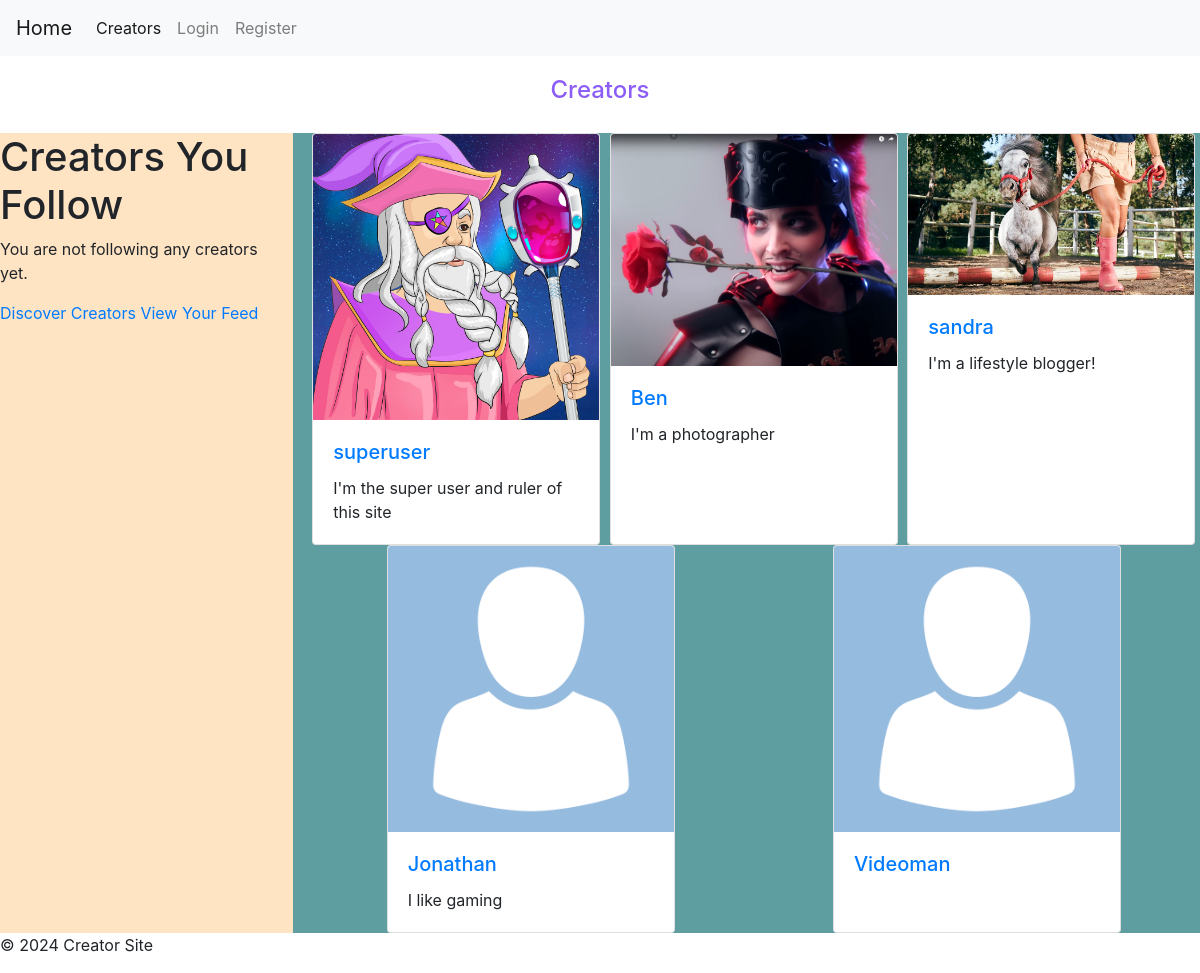
Page /creators/ on the earlier database version.
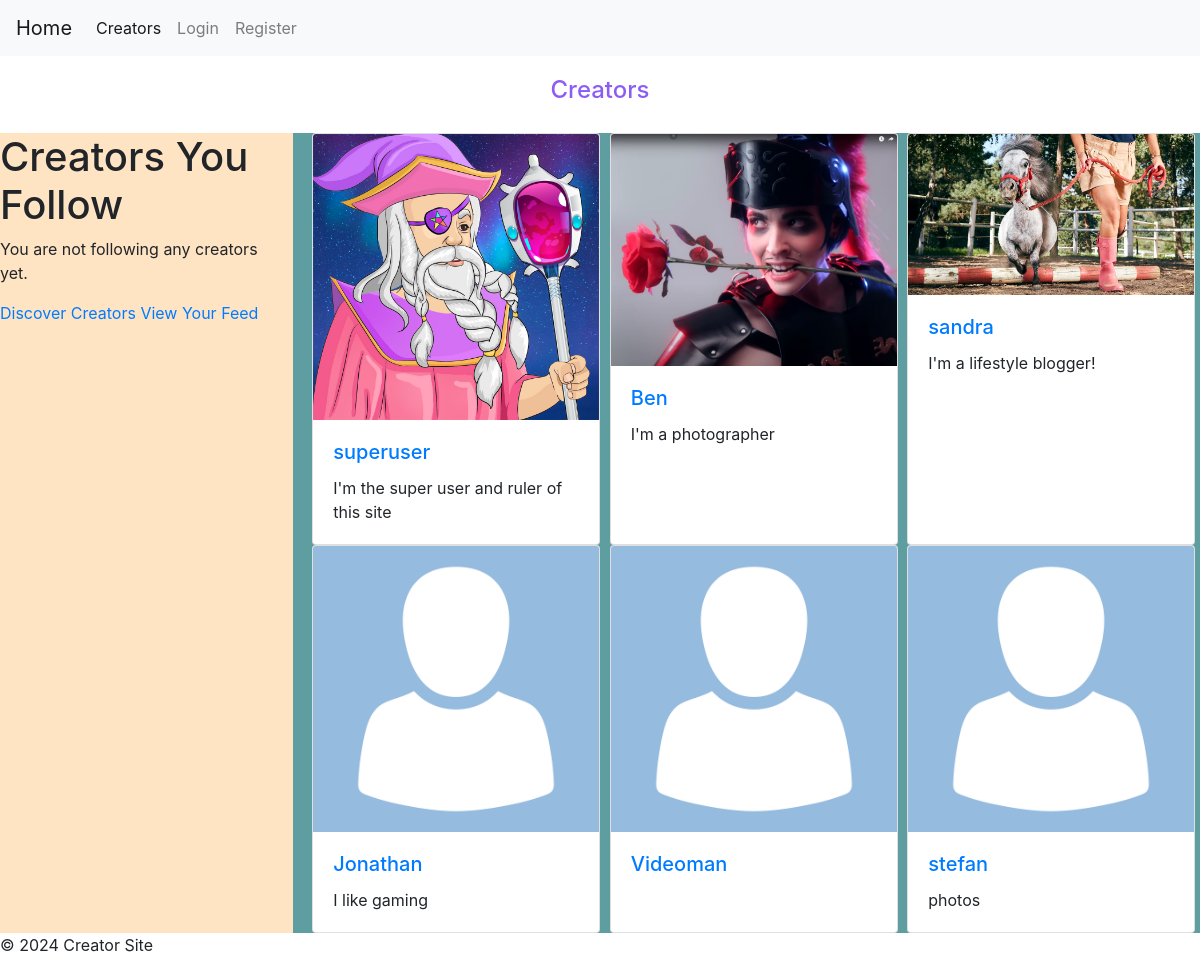
Same page on the later database version.
### creators/models.py (models this page shows, shortened)
class Creator(models.Model):
    CREATOR_TYPES = [
        ('PHOTOGRAPHER', 'Photographer'),
        ('GAME_DEVELOPER', 'Game Developer'),
        ('CONTENT_CREATOR', 'Content Creator'),
        ('ARTIST', 'Artist'),
        ('VOICE_ACTOR', 'Voice Actor'),
        ('OTHER', 'Other'),
    ]
    STATUS_CHOICES = [
        ('PENDING', 'Pending'),
        ('APPROVED', 'Approved'),
        ('REJECTED', 'Rejected'),
    ]
    user = models.OneToOneField(User, on_delete=models.CASCADE)
    avatar = models.ImageField(upload_to='creator_avatars/', null=True, blank=True)
    about_me = models.TextField(blank=True)
    creator_type = models.CharField(max_length=20, choices=CREATOR_TYPES, default='OTHER')
    status = models.CharField(max_length=10, choices=STATUS_CHOICES, default='PENDING')
    request_message = models.TextField(blank=True)
    followers = models.ManyToManyField(User, related_name='following', blank=True)

### creators/views.py (the view)
# urls.py: path('creators/', views.CreatorListView.as_view(), name='creator_list'),
class CreatorListView(ListView):
    model = Creator
    template_name = 'creators/creator_list.html'
    context_object_name = 'creators'
    def get_queryset(self):
        queryset = super().get_queryset()
        search_query = self.request.GET.get('search')
        if search_query:
            queryset = queryset.filter(
                Q(user__username__icontains=search_query) |
                Q(about_me__icontains=search_query)
            )
        return queryset

### creators/templates/creators/creator_list.html (shortened to what this page needs)
{% extends 'base.html' %}
{% load static %}
{% block content %}
    <h1 class="title">Creators</h1>
        <div class="row">
            <div class="col-md-3 creators-you-follow d-none d-md-block">
                <h1>Creators You Follow</h1>
                {% if followed_creators %}
                <ul>
                  {% for creator in followed_creators %}
                  <li>
                    <a href="{% url 'creator_aboutme' creator.pk %}">{{ creator.user.username }}</a>
                  </li>
                  {% endfor %}
                </ul>
                {% else %}
                <p>You are not following any creators yet.</p>
                {% endif %}
                <a href="{% url 'creator_list' %}">Discover Creators</a>
                <a href="{% url 'personalized_feed' %}">View Your Feed</a>
              </div>
            <div class="col-md-9 all-creators">
            {% for creator in creators %}
                <div class="card" style="width: 18rem;">
                    <a href="{% url 'creator_aboutme' username=creator.user.username %}">
                        {% if creator.avatar %}
                            <img class="card-img-top" src="{{ creator.avatar.url }}" alt="{{ creator.user.username }}'s avatar" class="avatar">
                        {% else %}
                            <img class="card-img-top" src="{% static 'images/placeholderavatar.png' %}" alt="{{ creator.user.username }}'s avatar" class="avatar">
                        {% endif %}
                    </a>
                    <div class="card-body">
                        <a href="{% url 'creator_aboutme' username=creator.user.username %}">
                            <h5 class="card-title">{{ creator.user.username }}</h5>
                        </a>
                        <p class="card-text">{{ creator.about_me|truncatewords:20 }}</p>
                    </div>
                </div>
            {% endfor %}
            </div>
        </div>
{% endblock %}

### templates/base.html (shortened to what this page needs)
{% load static %}
{% load creator_tags %}
<!DOCTYPE html>
<html lang="en">
  <head>
    <link rel="stylesheet" href="{% static 'css/style.css' %}">
    <link rel="stylesheet" href="https://cdn.jsdelivr.net/npm/bootstrap@4.1.3/dist/css/bootstrap.min.css">
  </head>
  <body>
    <header>
      <nav class="navbar navbar-expand-lg navbar-light bg-light">
        <a class="navbar-brand" href="{% url 'index' %}">Home</a>
        <div class="collapse navbar-collapse" id="navbarTogglerDemo01">
          <ul class="navbar-nav mr-auto mt-2 mt-lg-0">
            <li class="nav-item active">
              <a class="nav-link" href="{% url 'creator_list' %}">Creators<span class="sr-only">(current)</span></a>
            </li>
            {% if not user.is_authenticated %}
            <li class="nav-item">
              <a class="nav-link" href="{% url 'login' %}">Login</a>
            </li>
            <li class="nav-item">
              <a class="nav-link" href="{% url 'register' %}">Register</a>
            </li>
            {% endif %}
          </ul>
        </div>
      </nav>
    </header>
    <main>{% block content %} {% endblock %}</main>
    <footer>
      <p>&copy; 2024 Creator Site</p>
    </footer>
  </body>
</html>

### static/css/style.css (style rules this page uses)
body { margin: 0; padding: 0; font-family: 'Roboto', sans-serif; background-color: #f0f0f0; }
.title { text-align: center; margin-top: 20px; font-size: 2vw; color: #8B5CF6; }
.all-creators { background-color: cadetblue; display: flex; flex-wrap: wrap; justify-content: space-around; margin-top: 20px; }
.creators-you-follow { background-color: bisque; display: flex; flex-wrap: wrap; justify-content: space-around; margin-top: 20px; }

Differences in the rows shown:
added Creator: user.username "stefan", about_me "photos"
